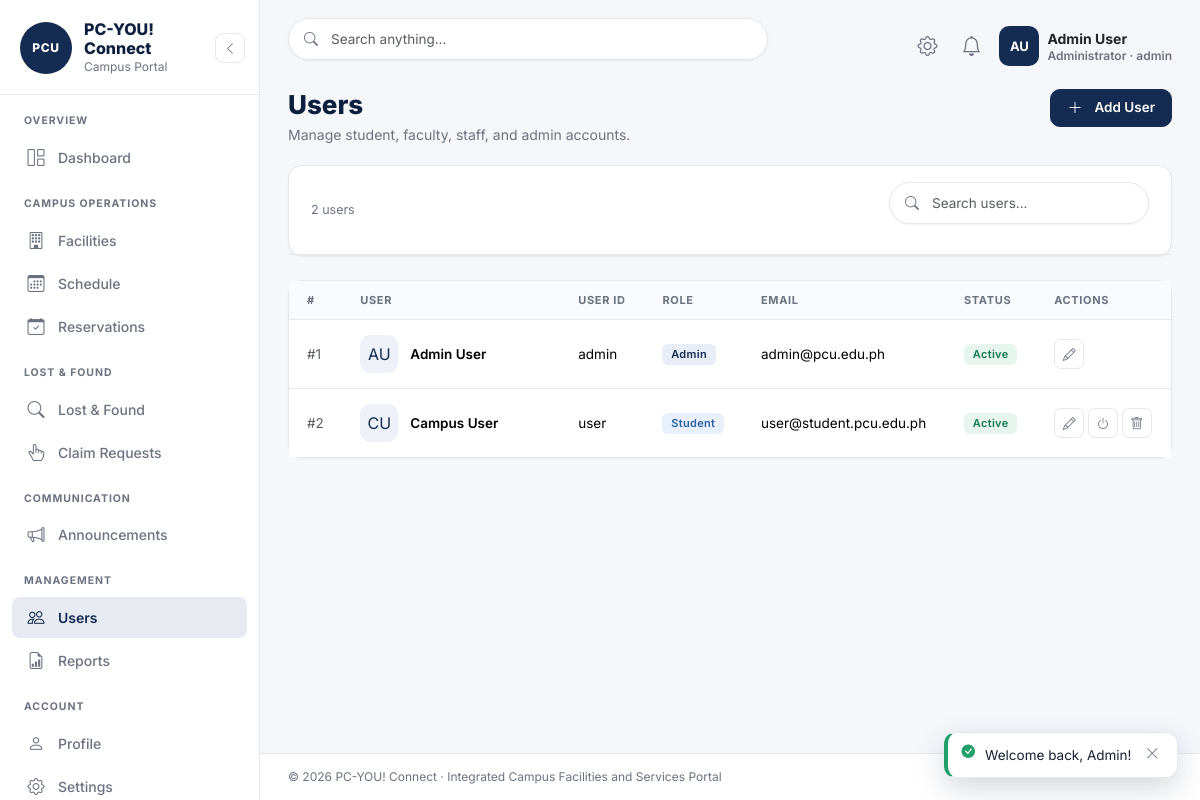
The page /admin/users.php (signed in) on the database its author committed.
### tables this page shows
CREATE TABLE `users` (
  `id` int(11) NOT NULL,
  `role` enum('student','faculty','staff','admin') NOT NULL DEFAULT 'student',
  `user_id` varchar(50) NOT NULL,
  `first_name` varchar(60) NOT NULL,
  `last_name` varchar(60) NOT NULL,
  `email` varchar(140) DEFAULT NULL,
  `password` varchar(255) NOT NULL,
  `avatar` varchar(255) DEFAULT NULL,
  `status` enum('active','inactive') NOT NULL DEFAULT 'active',
  `settings` text DEFAULT NULL,
  `remember_token` varchar(64) DEFAULT NULL,
  `created_at` timestamp NOT NULL DEFAULT current_timestamp(),
  `updated_at` timestamp NOT NULL DEFAULT current_timestamp() ON UPDATE current_timestamp()
);

### includes/auth.php (called while the page is built, shortened)
<?php
require_once __DIR__ . '/functions.php';
function current_user(): ?array { return $_SESSION['user'] ?? null; }
function is_logged_in(): bool   { return isset($_SESSION['user']); }
function require_login(): array {
    if (is_logged_in()) return $_SESSION['user'];
}

### config/database.php (called while the page is built, shortened)
<?php
class Database {
    private static ?PDO $pdo = null;
    public static function conn(): PDO {
        if (self::$pdo === null) {
            self::$pdo = new PDO(
                'mysql:host=' . self::HOST . ';dbname=' . self::NAME . ';charset=utf8mb4',
                self::USER, self::PASS,
                [
                    PDO::ATTR_ERRMODE            => PDO::ERRMODE_EXCEPTION,
                    PDO::ATTR_DEFAULT_FETCH_MODE => PDO::FETCH_ASSOC,
                    PDO::ATTR_EMULATE_PREPARES   => false,
                ]
            );
        }
        return self::$pdo;
    }
}
function db(): PDO { return Database::conn(); }

### includes/admin_auth.php (called while the page is built, shortened)
<?php
require_once __DIR__ . '/auth.php';
function require_admin(): array {
    $u = require_login();
    return $u;
}

### admin/users.php (the view, shortened to what this page needs)
<?php
require_once '../includes/admin_auth.php';
 $u = require_admin();
 $q = get_str('q');
 $sql = 'SELECT * FROM users WHERE 1=1'; $p = [];
 $sql .= ' ORDER BY created_at DESC LIMIT 300';
 $st = db()->prepare($sql); $st->execute($p); $users = $st->fetchAll();
require_once '../includes/sidebar.php';
require_once '../includes/header.php';
?>
<div class="page-head">
  <div><h1 class="page-title">Users</h1><p class="page-sub">Manage student, faculty, staff, and admin accounts.</p></div>
  <button class="btn btn-navy" data-bs-toggle="modal" data-bs-target="#userModal" id="addUserBtn"><i class="bi bi-plus-lg me-1"></i>Add User</button>
</div>
<div class="card mb-4"><div class="card-clean-head">
  <span class="muted-sm"><?= count($users) ?> users</span>
  <form class="nav-search" style="max-width:260px"><i class="bi bi-search"></i>
    <input type="search" name="q" class="form-control" placeholder="Search users..." value="<?= e($q) ?>"></form>
</div></div>
<div class="card"><div class="table-wrap">
  <table class="table">
    <thead><tr><th>#</th><th>USER</th><th>USER ID</th><th>ROLE</th><th>EMAIL</th><th>STATUS</th><th>ACTIONS</th></tr></thead>
    <tbody>
    <?php foreach ($users as $usr): ?>
      <tr>
        <td class="text-muted">#<?= (int)$usr['id'] ?></td>
        <td><div class="item-cell"><span class="item-thumb"><?= e(initials($usr['first_name'], $usr['last_name'])) ?></span>
          <span class="fw-semibold"><?= e($usr['first_name'] . ' ' . $usr['last_name']) ?></span></div></td>
        <td><?= e($usr['user_id']) ?></td>
        <td><span class="badge badge-soft <?= ['admin'=>'soft-primary','student'=>'soft-info','faculty'=>'soft-purple','staff'=>'soft-secondary'][$usr['role']] ?>"><?= ucfirst($usr['role']) ?></span></td>
        <td><?= e($usr['email'] ?: '—') ?></td>
        <td><?= badge($usr['status']) ?></td>
        <td class="text-nowrap">
          <button class="btn-sm-icon" data-edit-user data-id="<?= $usr['id'] ?>" data-uid="<?= e($usr['user_id']) ?>"
            data-fn="<?= e($usr['first_name']) ?>" data-ln="<?= e($usr['last_name']) ?>" data-em="<?= e((string)$usr['email']) ?>"
            data-role="<?= e($usr['role']) ?>" data-status="<?= e($usr['status']) ?>"
            data-bs-toggle="modal" data-bs-target="#userModal" title="Edit"><i class="bi bi-pencil"></i></button>
          <?php if ($usr['id'] !== $u['id']): ?>
          <form method="post" class="d-inline"><input type="hidden" name="action" value="toggle"><input type="hidden" name="id" value="<?= $usr['id'] ?>">
            <button class="btn-sm-icon" title="<?= $usr['status'] === 'active' ? 'Deactivate' : 'Activate' ?>"><i class="bi bi-power"></i></button></form>
          <form method="post" class="d-inline" data-confirm="Delete this user permanently?">
            <button class="btn-sm-icon danger" title="Delete"><i class="bi bi-trash"></i></button></form>
          <?php endif; ?>
        </td>
      </tr>
    <?php endforeach; ?>
    </tbody>
  </table>
</div></div>
<?php require_once '../includes/footer.php'; ?>

### includes/navbar.php (shortened to what this page needs)
<?php
 $navUser  = current_user();
 $navAdmin = ($navUser['role'] ?? '') === 'admin';
 $parts = preg_split('/\s+/', $navUser['name']);
 $ini = strtoupper(mb_substr($parts[0], 0, 1) . mb_substr(end($parts), 0, 1));
?>
<header class="app-navbar">
  <form class="nav-search" role="search">
    <input type="search" name="q" class="form-control" placeholder="Search anything..." value="<?= e($_GET['q'] ?? '') ?>" aria-label="Search">
  </form>
  <div class="nav-right ms-auto d-flex align-items-center gap-1">
    <div class="dropdown">
      <button class="btn btn-icon" data-bs-toggle="dropdown" type="button" aria-label="Quick links" title="Quick links"><i class="bi bi-gear fs-5"></i></button>
    </div>
    <div class="dropdown">
      <button class="btn btn-icon position-relative" data-bs-toggle="dropdown" type="button" aria-label="Notifications" title="Notifications">
        <i class="bi bi-bell fs-5"></i>
      </button>
    </div>
    <div class="dropdown">
      <button class="nav-user ms-1 btn p-0 border-0 bg-transparent d-flex align-items-center gap-2" data-bs-toggle="dropdown" type="button" aria-label="Account menu">
        <span class="avatar"><?= e($ini) ?></span>
        <div class="d-none d-md-block lh-sm text-start">
          <div class="nav-user-name"><?= e($navUser['name']) ?></div>
          <div class="nav-user-role"><?= $navAdmin ? 'Administrator' : ucfirst($navUser['role']) ?> · <?= e($navUser['user_id']) ?></div>
        </div>
      </button>
    </div>
  </div>
</header>

### includes/functions.php (shortened to what this page needs)
<?php
require_once __DIR__ . '/../config/database.php';
function e($v): string { return htmlspecialchars((string)$v, ENT_QUOTES, 'UTF-8'); }
function get_str(string $k, $d = '') { return trim($_GET[$k] ?? $d); }
function initials(string $f, string $l): string { return strtoupper(mb_substr($f, 0, 1) . mb_substr($l, 0, 1)); }
function badge(string $s): string {
    static $map = [
        'available'=>['soft-success','AVAILABLE'],'maintenance'=>['soft-warning','MAINTENANCE'],'unavailable'=>['soft-danger','UNAVAILABLE'],
        'pending'=>['soft-warning','PENDING'],'approved'=>['soft-success','APPROVED'],'rejected'=>['soft-danger','REJECTED'],
        'cancelled'=>['soft-secondary','CANCELLED'],'completed'=>['soft-info','COMPLETED'],'upcoming'=>['soft-primary','UPCOMING'],
        'unclaimed'=>['soft-warning','UNCLAIMED'],'claimed'=>['soft-success','CLAIMED'],'turned_in'=>['soft-purple','TURNED IN'],
        'searching'=>['soft-warning','SEARCHING'],'reunited'=>['soft-primary','REUNITED'],
        'found'=>['soft-info','FOUND'],'lost'=>['soft-danger','LOST'],
        'facilities'=>['soft-info','FACILITIES'],'lost_found'=>['soft-warning','LOST & FOUND'],
        'electronics'=>['soft-secondary','Electronics'],'id_card'=>['soft-secondary','ID / Cards'],
        'accessories'=>['soft-secondary','Accessories'],'bags'=>['soft-secondary','Bags'],'keys'=>['soft-secondary','Keys'],
        'clothing'=>['soft-secondary','Clothing'],'documents'=>['soft-secondary','Documents'],'books'=>['soft-secondary','Books'],
        'other'=>['soft-secondary','Other'],
        'published'=>['soft-success','Published'],'archived'=>['soft-secondary','Archived'],
        'active'=>['soft-success','Active'],'inactive'=>['soft-secondary','Inactive'],
    ];
    [$c, $l] = $map[$s] ?? ['soft-secondary', ucwords(str_replace('_', ' ', $s))];
    return '<span class="badge badge-soft ' . $c . '">' . e($l) . '</span>';
}

### assets/css/style.css (style rules this page uses)
:root { --navy: #142b52; --navy-dark: #0d1f3c; --bg: #f5f7fb; --white: #ffffff; --border: #e5e7eb; --input-border: #d8dce3; --text: #172033; --muted: #6b7280; --success: #22a06b; --warning: #e9a23b; --danger: #d9534f; --purple: #7654d6; --radius: 14px; --shadow-sm: 0 1px 2px rgba(23, 32, 51, 0.06); --shadow: 0 4px 16px rgba(13, 31, 60, 0.08); }
* { scrollbar-width: thin; }
body { font-family: "Inter", system-ui, -apple-system, sans-serif; background: var(--bg); color: var(--text); font-size: 14.5px; }
::placeholder { color: #9ca3af; }
.app-navbar { position: sticky; top: 0; z-index: 1030; background: transparent; border-bottom: none; display: flex; align-items: center; gap: 10px; padding: 18px 28px 6px; }
.nav-search { position: relative; flex: 1; max-width: 480px; }
.nav-search .form-control { height: 42px; border-radius: 999px; border: 1px solid var(--border); padding: 0 16px 0 42px; font-size: 13.5px; background: #fff; box-shadow: var(--shadow-sm); }
.btn-icon { width: 40px; height: 40px; border: none; border-radius: 50%; background: transparent; color: var(--muted); display: inline-flex; align-items: center; justify-content: center; }
.nav-user { display: flex; align-items: center; gap: 10px; padding-left: 8px; }
.avatar { width: 40px; height: 40px; border-radius: 50%; background: var(--navy); color: #fff; font-weight: 700; font-size: 13px; display: inline-flex; align-items: center; justify-content: center; flex: none; }
.nav-user .avatar { border-radius: 10px; }
.nav-user-name { font-size: 14px; font-weight: 700; }
.nav-user-role { font-size: 12px; color: var(--muted); }
.page-head { display: flex; justify-content: space-between; align-items: flex-start; gap: 12px; margin-bottom: 20px; flex-wrap: wrap; }
.page-title { font-size: 26px; font-weight: 800; color: var(--navy-dark); margin: 0; }
.page-sub { color: var(--muted); font-size: 14px; margin: 4px 0 0; }
.card { background: #fff; border: 1px solid var(--border); border-radius: var(--radius); box-shadow: var(--shadow-sm); }
.card-clean-head { padding: 16px 22px; border-bottom: 1px solid var(--border); display: flex; align-items: center; justify-content: space-between; gap: 12px; flex-wrap: wrap; }
.badge-soft { font-weight: 600; font-size: 11px; letter-spacing: 0.03em; padding: 0.45em 0.8em; border-radius: 6px; }
.soft-success { background: #e6f6ef; color: #17784f; }
.soft-info { background: #e8f1fb; color: #2b5fa3; }
.soft-primary { background: #e8edf7; color: var(--navy); }
.btn { height: 38px; min-height: 0; padding: 0 16px; border-radius: 10px; font-size: 13.5px; font-weight: 600; display: inline-flex; align-items: center; justify-content: center; gap: 8px; line-height: 1; white-space: nowrap; }
.btn i { font-size: 15px; }
.btn, .btn-sm-icon, .act-icon, .pg-btn, .filter-tab, .sidebar-link, .quick-action, .btn-icon, .eye-btn { transition: all 0.18s ease; }
.btn-navy { background: var(--navy); border: 1px solid var(--navy); color: #fff; font-weight: 600; }
.btn-sm-icon { width: 30px; height: 30px; border-radius: 7px; border: 1px solid var(--border); background: #fff; color: var(--muted); font-size: 13px; display: inline-flex; align-items: center; justify-content: center; padding: 0; }
.table-wrap { overflow-x: auto; }
.table { margin: 0; font-size: 13.5px; }
.table thead th { background: #f8fafd; color: var(--muted); font-size: 11px; font-weight: 700; letter-spacing: 0.06em; text-transform: uppercase; border-bottom: 1px solid var(--border); padding: 12px 18px; white-space: nowrap; }
.table tbody td { padding: 15px 18px; border-bottom: 1px solid var(--border); vertical-align: middle; }
.table tbody tr:last-child td { border-bottom: none; }
.item-cell { display: flex; gap: 12px; align-items: center; min-width: 180px; }
.item-thumb { width: 38px; height: 38px; border-radius: 10px; background: #eef2f8; color: var(--navy); display: flex; align-items: center; justify-content: center; font-size: 16px; flex: none; }
.muted-sm { font-size: 12.5px; color: var(--muted); }
.form-control, .form-select { border-radius: 10px; border-color: var(--input-border); font-size: 13.5px; }

### rows shown on the page
users: first_name "AU", user "admin", id "1", initials($usr['first_name'], $usr['last_name']) "AU", first_name+last_name "Admin User", role "Admin", email "admin@pcu.edu.ph"
users: id "2", initials($usr['first_name'], $usr['last_name']) "CU", first_name+last_name "Campus User", user "user", role "Student", email "user@student.pcu.edu.ph"

### other values the page prints
$navUser['name'] "Admin User"
count($users) "2"
